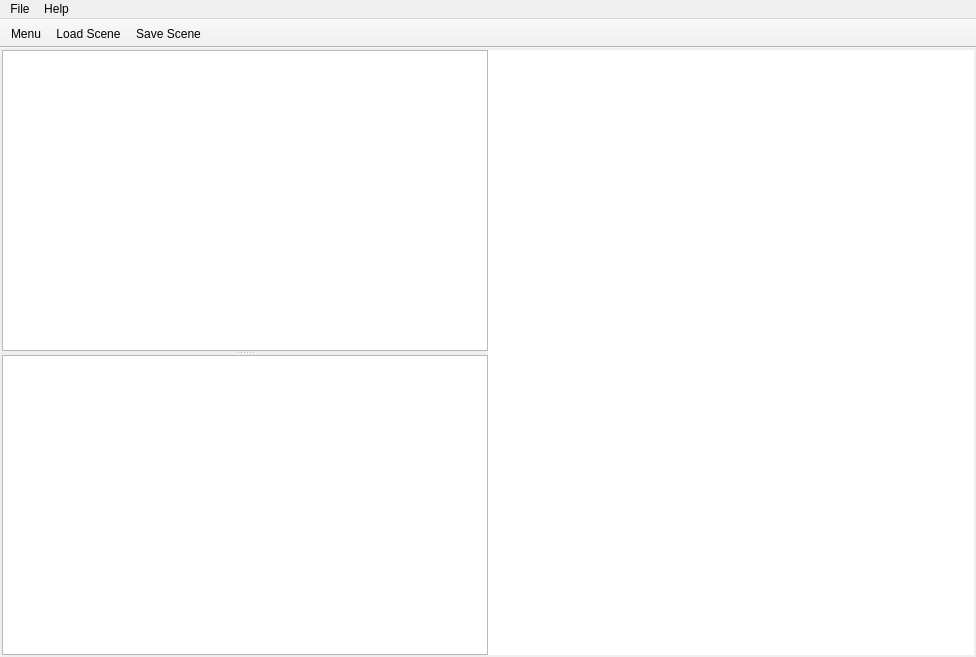
<?xml version="1.0" encoding="UTF-8"?>
<ui version="4.0">
 <class>MainWindow</class>
 <widget class="QMainWindow" name="MainWindow">
  <property name="geometry">
   <rect>
    <x>0</x>
    <y>0</y>
    <width>976</width>
    <height>657</height>
   </rect>
  </property>
  <property name="windowTitle">
   <string>HoustonVatil</string>
  </property>
  <widget class="QWidget" name="centralwidget">
   <layout class="QVBoxLayout" name="verticalLayout">
    <property name="spacing">
     <number>2</number>
    </property>
    <property name="leftMargin">
     <number>2</number>
    </property>
    <property name="topMargin">
     <number>2</number>
    </property>
    <property name="rightMargin">
     <number>2</number>
    </property>
    <property name="bottomMargin">
     <number>2</number>
    </property>
    <item>
     <widget class="QSplitter" name="splitterMainVsCanvas">
      <property name="orientation">
       <enum>Qt::Horizontal</enum>
      </property>
      <property name="handleWidth">
       <number>0</number>
      </property>
      <property name="childrenCollapsible">
       <bool>true</bool>
      </property>
      <widget class="QSplitter" name="splitterPortsVsConns">
       <property name="orientation">
        <enum>Qt::Vertical</enum>
       </property>
       <widget class="CodeEditor" name="plainTextEditPorts">
        <property name="font">
         <font>
          <family>Noto Mono</family>
         </font>
        </property>
       </widget>
       <widget class="QPlainTextEdit" name="plainTextEditConns">
        <property name="documentTitle">
         <string>Connections</string>
        </property>
       </widget>
      </widget>
      <widget class="QFrame" name="frameGraphicsView">
       <layout class="QVBoxLayout" name="verticalLayout_2">
        <property name="spacing">
         <number>0</number>
        </property>
        <property name="leftMargin">
         <number>0</number>
        </property>
        <property name="topMargin">
         <number>0</number>
        </property>
        <property name="rightMargin">
         <number>0</number>
        </property>
        <property name="bottomMargin">
         <number>0</number>
        </property>
        <item>
         <widget class="PatchGraphicsView" name="graphicsView">
          <property name="styleSheet">
           <string notr="true">QGraphicsView{border: none}</string>
          </property>
         </widget>
        </item>
        <item>
         <widget class="PatchFilterFrame" name="filterFrame">
          <property name="frameShape">
           <enum>QFrame::StyledPanel</enum>
          </property>
          <property name="frameShadow">
           <enum>QFrame::Raised</enum>
          </property>
         </widget>
        </item>
       </layout>
      </widget>
     </widget>
    </item>
   </layout>
  </widget>
  <widget class="QMenuBar" name="menubar">
   <property name="geometry">
    <rect>
     <x>0</x>
     <y>0</y>
     <width>976</width>
     <height>30</height>
    </rect>
   </property>
   <widget class="QMenu" name="menuFile">
    <property name="title">
     <string>File</string>
    </property>
    <addaction name="actionShowMenuBar"/>
    <addaction name="actionQuit"/>
   </widget>
   <widget class="QMenu" name="menuHelp">
    <property name="title">
     <string>Help</string>
    </property>
    <addaction name="actionAboutPatchichi"/>
    <addaction name="actionAboutQt"/>
   </widget>
   <addaction name="menuFile"/>
   <addaction name="menuHelp"/>
  </widget>
  <widget class="PatchichiToolBar" name="toolBar">
   <property name="windowTitle">
    <string>toolBar</string>
   </property>
   <property name="movable">
    <bool>false</bool>
   </property>
   <property name="allowedAreas">
    <set>Qt::BottomToolBarArea|Qt::TopToolBarArea</set>
   </property>
   <property name="toolButtonStyle">
    <enum>Qt::ToolButtonTextBesideIcon</enum>
   </property>
   <property name="floatable">
    <bool>false</bool>
   </property>
   <attribute name="toolBarArea">
    <enum>TopToolBarArea</enum>
   </attribute>
   <attribute name="toolBarBreak">
    <bool>false</bool>
   </attribute>
   <addaction name="actionMainMenu"/>
   <addaction name="actionLoadScene"/>
   <addaction name="actionSaveScene"/>
  </widget>
  <action name="actionShowMenuBar">
   <property name="checkable">
    <bool>true</bool>
   </property>
   <property name="icon">
    <iconset theme="show-menu">
     <normaloff>.</normaloff>.</iconset>
   </property>
   <property name="text">
    <string>Show Menu Bar</string>
   </property>
   <property name="shortcut">
    <string>Ctrl+M</string>
   </property>
  </action>
  <action name="actionQuit">
   <property name="icon">
    <iconset theme="dialog-close">
     <normaloff>.</normaloff>.</iconset>
   </property>
   <property name="text">
    <string>Quit</string>
   </property>
  </action>
  <action name="actionAboutPatchichi">
   <property name="icon">
    <iconset resource="../resources.qrc">
     <normaloff>:/main_icon/scalable/patchichi.svg</normaloff>:/main_icon/scalable/patchichi.svg</iconset>
   </property>
   <property name="text">
    <string>About Patchichi</string>
   </property>
  </action>
  <action name="actionAboutQt">
   <property name="icon">
    <iconset theme="qtlogo">
     <normaloff>.</normaloff>.</iconset>
   </property>
   <property name="text">
    <string>About Qt</string>
   </property>
  </action>
  <action name="actionMainMenu">
   <property name="icon">
    <iconset theme="application-menu">
     <normaloff>.</normaloff>.</iconset>
   </property>
   <property name="text">
    <string>Menu</string>
   </property>
  </action>
  <action name="actionSaveScene">
   <property name="icon">
    <iconset theme="document-save">
     <normaloff>.</normaloff>.</iconset>
   </property>
   <property name="text">
    <string>Save Scene</string>
   </property>
   <property name="shortcut">
    <string>Ctrl+S</string>
   </property>
  </action>
  <action name="actionLoadScene">
   <property name="icon">
    <iconset theme="document-open">
     <normaloff>.</normaloff>.</iconset>
   </property>
   <property name="text">
    <string>Load Scene</string>
   </property>
   <property name="shortcut">
    <string>Ctrl+O</string>
   </property>
  </action>
 </widget>
 <customwidgets>
  <customwidget>
   <class>PatchFilterFrame</class>
   <extends>QFrame</extends>
   <header>promoted_widgets</header>
   <container>1</container>
  </customwidget>
  <customwidget>
   <class>PatchGraphicsView</class>
   <extends>QGraphicsView</extends>
   <header>promoted_widgets</header>
  </customwidget>
  <customwidget>
   <class>PatchichiToolBar</class>
   <extends>QToolBar</extends>
   <header>promoted_widgets</header>
  </customwidget>
  <customwidget>
   <class>CodeEditor</class>
   <extends>QPlainTextEdit</extends>
   <header>promoted_widgets</header>
  </customwidget>
 </customwidgets>
 <resources>
  <include location="../resources.qrc"/>
 </resources>
 <connections/>
</ui>
